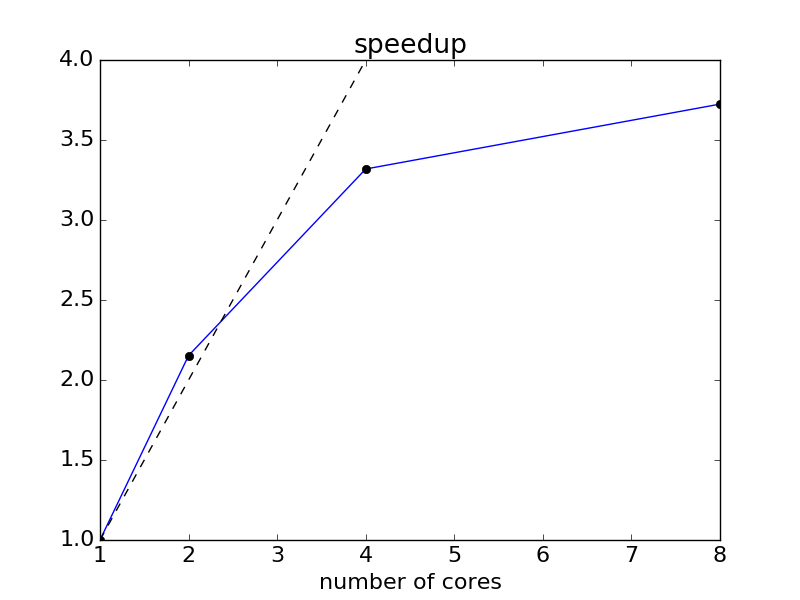

Write Python code to recreate this figure.
numCores = [1, 2, 4, 8]
times = [65.004, 30.196, 19.587, 17.454]

speedup = [times[0]/t for t in times]

import matplotlib
font = {'family' : 'normal',
        'weight' : 'normal',
        'size'   : 16}

matplotlib.rc('font', **font)


from matplotlib import pylab
pylab.plot(numCores, speedup, numCores, speedup, 'ko')
pylab.title('speedup')
pylab.xlabel('number of cores')
pylab.plot(numCores, numCores, 'k--')
pylab.axis([1, 8, 1, 4])
pylab.show()
